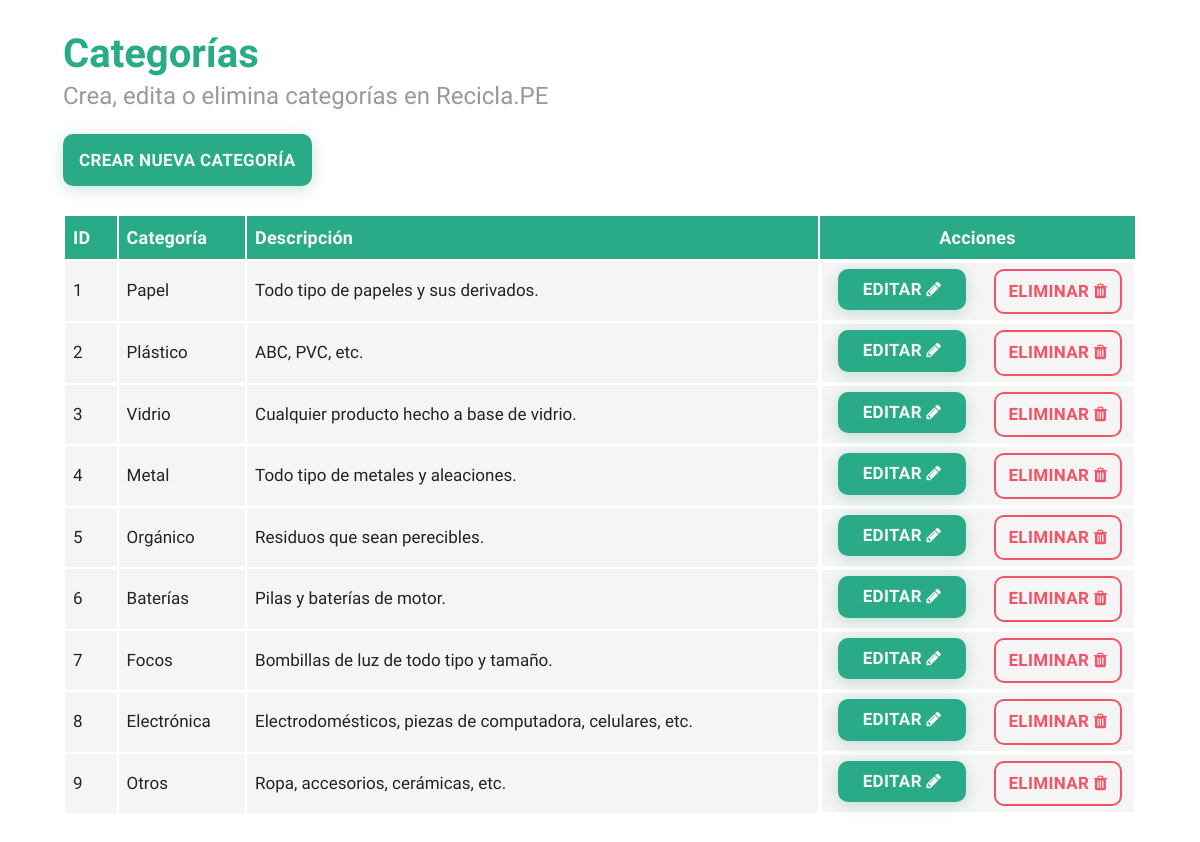
The app's page /categoria_listado.php with its own data.
### tables this page shows
CREATE TABLE `categoria` (
	`CategoriaID` INT NOT NULL AUTO_INCREMENT,
	`CategoriaNombre` VARCHAR(100) NOT NULL,
	`CategoriaDesc` VARCHAR(100) NULL DEFAULT NULL,

	PRIMARY KEY (`CategoriaID`)
);

### categoria_listado.php (the view, shortened to what this page needs)
<!DOCTYPE html>
<html lang="es">
<head>
    <link rel="stylesheet" href="https://stackpath.bootstrapcdn.com/font-awesome/4.7.0/css/font-awesome.min.css">
    <link rel="stylesheet" href="https://stackpath.bootstrapcdn.com/bootstrap/4.3.1/css/bootstrap.min.css">
    <link rel="stylesheet" href="css/main.css">
    <link rel="stylesheet" href="css/bootstrap_fluid.css">
</head>
<body>
    <main class="container-fluid">
        <div class="row-fluid">
            <p class="text-title">Categorías</p>
            <p class="text-subtitle">Crea, edita o elimina categorías en Recicla.PE</p>
        </div>
        <div class="row-fluid">
            <a href="categoria_crear.html" class="button btn-bg" title="Crear nueva categoría">Crear nueva categoría</a>
        </div>
        <div class="row-fluid">
            <table class="table-hover w-100">
                <thead>
                    <tr>
                        <th scope="col">ID</th>
                        <th scope="col">Categoría</th>
                        <th scope="col">Descripción</span></th>
                        <th scope="col" class="text-center">Acciones</th>
                    </tr>
                </thead>
                <tbody>
                    <?php
                    require 'php/config.php';
                    $categorias = "SELECT CategoriaID,CategoriaNombre,CategoriaDesc FROM categoria";
                    if ($resultado = $mysqli->query($categorias)) {
                        while ($categ = $resultado->fetch_row()) {
                            echo '<tr>
                                    <th scope="row">'.$categ[0].'</th>
                                    <th>'.$categ[1].'</th>
                                    <th>'.$categ[2].'</th>
                                    <th class="acciones">
                                        <form action="php/procesar.php" method="POST">
                                            <button type="submit" value="procesar" class="button btn-accion">Editar <i class="fa fa-pencil" aria-hidden="true"></i></button>
                                            <input type="hidden" name="procesar" value="categ-editar">
                                            <input type="hidden" name="id-categ" value="'.$categ[0].'">
                                        </form>
                                        <form action="php/procesar.php" method="POST">
                                            <button type="submit" value="procesar" class="button btn-danger btn-accion">Eliminar <i class="fa fa-trash" aria-hidden="true"></i></button>
                                            <input type="hidden" name="procesar" value="categ-borrar">
                                            <input type="hidden" name="id-categ" value="'.$categ[0].'">
                                        </form>
                                    </th>
                                </tr>';
                        };
                    }
                    ?>
                </tbody>
            </table>
        </div>
    </main>
</body>
</html>

### css/main.css (style rules this page uses)
:root { --primary-color: #29AB87; --shadow-color: #31917744; --negative-color: #F5F5F5; --text-primary: #666666; --text-secondary: #999999; --danger-color: #F35366; }
html, body { margin: 0; padding: 0; font-family: 'Sarabun', 'Arial', sans-serif; font-size: 17px; }
a, a:hover, a:visited { text-decoration: none; color: inherit; }
.button, .button:visited { font-weight: 600; text-transform: uppercase; text-decoration: none; letter-spacing: 0.02em; color: var(--negative-color); border: none; border-radius: 10px; background-color: var(--primary-color); box-shadow: 0px 3px 15px var(--shadow-color); padding: 8px 12px; }
.btn-danger { background-color: rgba(0, 0, 0, 0); color: var(--danger-color); box-shadow: none; border: 2px solid var(--danger-color); }
.btn-bg { padding: 16px; min-height: 56px; min-width: 256px; }
.text-title { font-size: 40px; font-weight: 600; margin: 0; color: var(--primary-color); }
.text-subtitle { font-size: 24px; font-weight: 400; line-height: 100%; margin: 0; color: var(--text-secondary); }

### records on screen
categoria: CategoriaID "1", CategoriaNombre "Papel", CategoriaDesc "Todo tipo de papeles y sus derivados."
categoria: CategoriaID "2", CategoriaNombre "Plástico", CategoriaDesc "ABC, PVC, etc."
categoria: CategoriaID "3", CategoriaNombre "Vidrio", CategoriaDesc "Cualquier producto hecho a base de vidrio."
categoria: CategoriaID "4", CategoriaNombre "Metal", CategoriaDesc "Todo tipo de metales y aleaciones."
categoria: CategoriaID "5", CategoriaNombre "Orgánico", CategoriaDesc "Residuos que sean perecibles."
categoria: CategoriaID "6", CategoriaNombre "Baterías", CategoriaDesc "Pilas y baterías de motor."
categoria: CategoriaID "7", CategoriaNombre "Focos", CategoriaDesc "Bombillas de luz de todo tipo y tamaño."
categoria: CategoriaID "8", CategoriaNombre "Electrónica", CategoriaDesc "Electrodomésticos, piezas de computadora, celulares, etc."
categoria: CategoriaID "9", CategoriaNombre "Otros", CategoriaDesc "Ropa, accesorios, cerámicas, etc."
